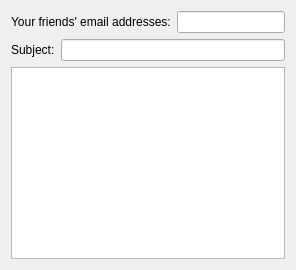
  <widget class="ConnectFriendPage" name="EmailPage">
   <property name="title">
    <string>Invite Friends by Email</string>
   </property>
   <property name="subTitle">
    <string>Enter your friends' email addresses (separate each one with a semicolon)</string>
   </property>
   <attribute name="pageId">
    <string notr="true">ConnectFriendWizard::Page_Email</string>
   </attribute>
   <layout class="QVBoxLayout" name="EmailPageVLayout">
    <item>
     <layout class="QHBoxLayout" name="addressHLayout">
      <item>
       <widget class="QLabel" name="addressLabel">
        <property name="text">
         <string>Your friends' email addresses:</string>
        </property>
       </widget>
      </item>
      <item>
       <widget class="QLineEdit" name="addressEdit">
        <property name="whatsThis">
         <string>Enter Friends Email addresses</string>
        </property>
       </widget>
      </item>
     </layout>
    </item>
    <item>
     <layout class="QHBoxLayout" name="subjectHLayout">
      <item>
       <widget class="QLabel" name="subjectLabel">
        <property name="text">
         <string>Subject:</string>
        </property>
       </widget>
      </item>
      <item>
       <widget class="QLineEdit" name="subjectEdit"/>
      </item>
     </layout>
    </item>
    <item>
     <widget class="QPlainTextEdit" name="inviteTextEdit">
      <property name="readOnly">
       <bool>true</bool>
      </property>
     </widget>
    </item>
   </layout>
  </widget>
